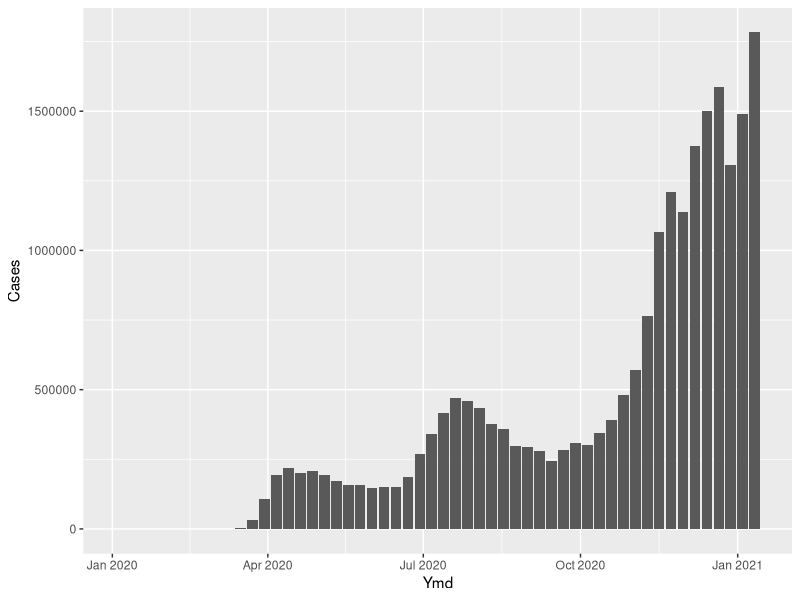
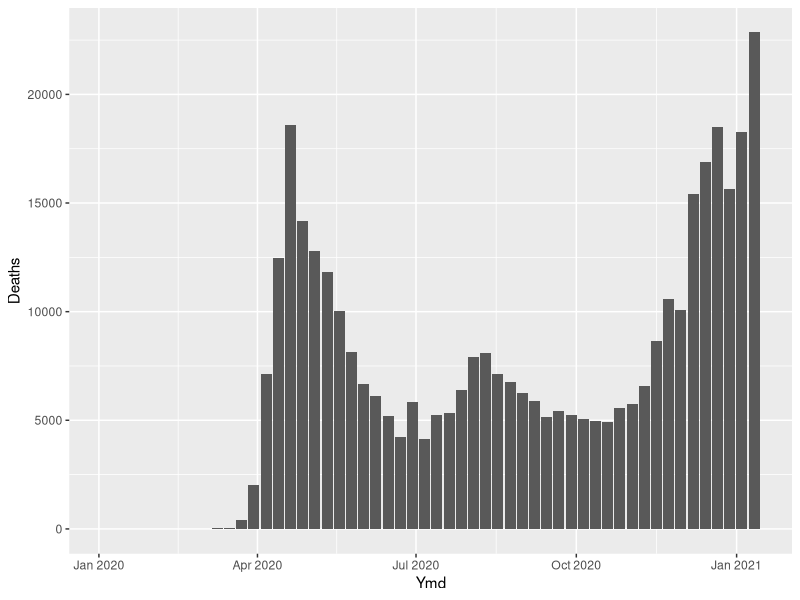

Here is the R script that generated these plots, in order:
# library(RSQLite)
library(ggplot2)
library(scales)
library(dplyr)
library(readr)
###
df <- read_csv("./data.csv")  %>% filter(geoId == "US") %>% 
select(dateRep, cases_weekly, deaths_weekly, geoId) %>%
rename(Ymd = dateRep,
Cases = cases_weekly,
Deaths = deaths_weekly)
df$Ymd <- as.Date(df$Ymd, format = "%d-%m-%Y")
###

ggplot()+ geom_col(data = df, aes( x = Ymd, y = Cases))
ggplot()+ geom_col(data = df, aes( x = Ymd, y = Deaths))